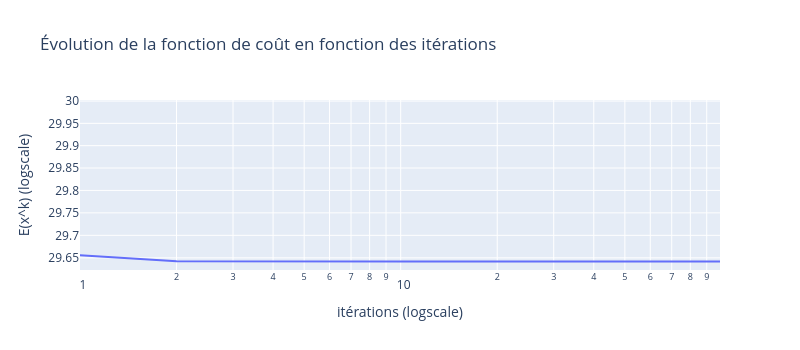

This figure's notebook cell:
### Markdown cell above
## **Affichage des resultats**

### Code cell
# plot cost function
plt_cost = pandas.DataFrame({'x':np.arange(Niter), 'y':En, 'legend':'cost', 'type':'cost_function'})

fig = express.line(plt_cost,
              x='x', 
              y='y', 
              log_x=True, log_y=True,
              labels={'x':'itérations (logscale)','y':'E(x^k) (logscale)'},
              title='Évolution de la fonction de coût en fonction des itérations',
              width=800, height=350)
fig.show()

### Figure 1 — Plotly figure (JSON) as saved in the notebook; plotly's stock layout.template omitted (floating-point values rounded to 4 significant figures)
{"data": [{"hovertemplate": "itérations (logscale)=%{x}<br>E(x^k) (logscale)=%{y}<extra></extra>", "legendgroup": "", "line": {"color": "#636efa", "dash": "solid"}, "marker": {"symbol": "circle"}, "mode": "lines", "name": "", "orientation": "v", "showlegend": false, "type": "scatter", "x": [0, 1, 2, 3, 4, 5, 6, 7, 8, 9, 10, 11, 12, 13, 14, 15, 16, 17, 18, 19, 20, 21, 22, 23, 24, 25, 26, 27, 28, 29, 30, 31, 32, 33, 34, 35, 36, 37, 38, 39, 40, 41, 42, 43, 44, 45, 46, 47, 48, 49, 50, 51, 52, 53, 54, 55, 56, 57, 58, 59, 60, 61, 62, 63, 64, 65, 66, 67, 68, 69, 70, 71, 72, 73, 74, 75, 76, 77, 78, 79, 80, 81, 82, 83, 84, 85, 86, 87, 88, 89, 90, 91, 92, 93, 94, 95, 96, 97, 98, 99], "xaxis": "x", "y": [29.98, 29.66, 29.64, 29.64, 29.64, 29.64, 29.64, 29.64, 29.64, 29.64, 29.64, 29.64, 29.64, 29.64, 29.64, 29.64, 29.64, 29.64, 29.64, 29.64, 29.64, 29.64, 29.64, 29.64, 29.64, 29.64, 29.64, 29.64, 29.64, 29.64, 29.64, 29.64, 29.64, 29.64, 29.64, 29.64, 29.64, 29.64, 29.64, 29.64, 29.64, 29.64, 29.64, 29.64, 29.64, 29.64, 29.64, 29.64, 29.64, 29.64, 29.64, 29.64, 29.64, 29.64, 29.64, 29.64, 29.64, 29.64, 29.64, 29.64, 29.64, 29.64, 29.64, 29.64, 29.64, 29.64, 29.64, 29.64, 29.64, 29.64, 29.64, 29.64, 29.64, 29.64, 29.64, 29.64, 29.64, 29.64, 29.64, 29.64, 29.64, 29.64, 29.64, 29.64, 29.64, 29.64, 29.64, 29.64, 29.64, 29.64, 29.64, 29.64, 29.64, 29.64, 29.64, 29.64, 29.64, 29.64, 29.64, 29.64], "yaxis": "y"}], "layout": {"height": 350, "legend": {"tracegroupgap": 0}, "title": {"text": "Évolution de la fonction de coût en fonction des itérations"}, "width": 800, "xaxis": {"anchor": "y", "domain": [0, 1], "title": {"text": "itérations (logscale)"}, "type": "log"}, "yaxis": {"anchor": "x", "domain": [0, 1], "title": {"text": "E(x^k) (logscale)"}, "type": "log"}}}
